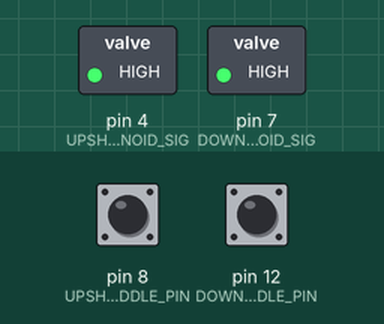
Recording of a sketch running on a simulated Arduino Uno, built with avr-gcc and run on an emulated ATmega328P. Parts: switched loads named in the sketch (green lamp = pin HIGH). Dashed ring = blinking. The test bench sets the inputs (shaded band); at power-on: pin 12 (DOWNSHIFT_PADDLE_PIN) HIGH, pin 8 (UPSHIFT_PADDLE_PIN) HIGH.

Above: at 1.2 s.
1.3 s: pin 12 (DOWNSHIFT_PADDLE_PIN) pulled LOW for 1 s
At 1.47 s:
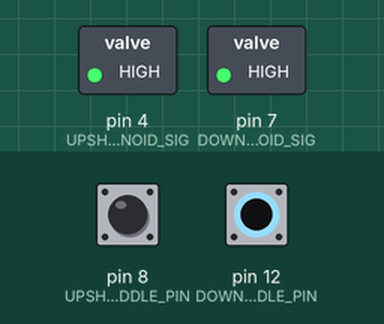
3.8 s: pin 8 (UPSHIFT_PADDLE_PIN) pulled LOW for 0.15 s
At 5.0 s:
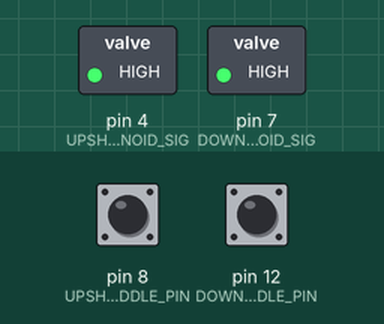
5.4 s: pin 12 (DOWNSHIFT_PADDLE_PIN) pulled LOW for 3.2 s
At 5.57 s:
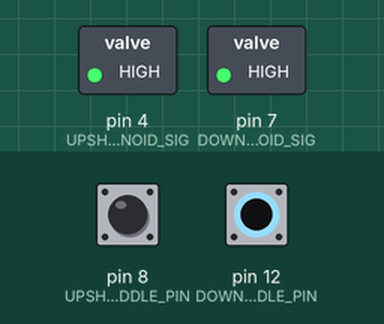
Timing chart, 0 to 10.1 s (numbered marks = the images above; inputs shaded):
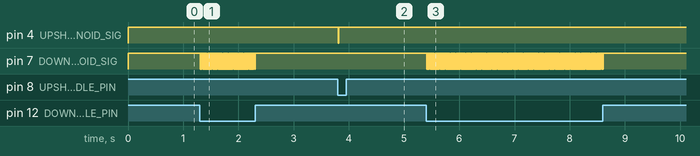

Measured:
- after the input at 1.3 s, pin 7 (DOWNSHIFT_SOLENOID_SIG): alternates HIGH for 0.01 s and LOW for 0.01 s, 100 changes in all, then stays HIGH, starting at once
- after the input at 3.8 s, pin 4 (UPSHIFT_SOLENOID_SIG): HIGH → LOW at once, → HIGH 0.01 s later
- after the input at 5.4 s, pin 7 (DOWNSHIFT_SOLENOID_SIG): alternates HIGH for 0.01 s and LOW for 0.01 s, 320 changes in all, then stays HIGH, starting at once

The sketch:

f26_shifting.ino
```cpp
// Define Pinout
#define UPSHIFT_PADDLE_PIN 8
//#define DOWNSHIFT_BUTTON_PIN 2
#define DOWNSHIFT_PADDLE_PIN 12
#define UPSHIFT_SOLENOID_SIG 4 //Should be correct pin
#define DOWNSHIFT_SOLENOID_SIG 7 //Should be correct pin

// How long a paddle has to be pressed to register and shift
#define BUTTON_HOLD_TIME_MS 10

// How long to hold the solenoid signal low for
#define SOLENOID_SIGNAL_TIME_MS 10

bool upshift_paddle_still_pressed = false;
//bool downshift_button_still_pressed = false;
bool downshift_paddle_still_pressed = false;

int upshift_paddle_pressed_time = 0;
int downshift_paddle_pressed_time = 0;

void setup() {
  pinMode(UPSHIFT_PADDLE_PIN, INPUT_PULLUP);
//  pinMode(DOWNSHIFT_BUTTON_PIN, INPUT_PULLUP);
  pinMode(DOWNSHIFT_PADDLE_PIN, INPUT_PULLUP);

  pinMode(UPSHIFT_SOLENOID_SIG, OUTPUT);
  pinMode(DOWNSHIFT_SOLENOID_SIG, OUTPUT);

  digitalWrite(UPSHIFT_SOLENOID_SIG, HIGH);
  digitalWrite(DOWNSHIFT_SOLENOID_SIG, HIGH);

}

// Perform an updshift
void upshift(void)
{
  digitalWrite(UPSHIFT_SOLENOID_SIG, LOW);
  delay(SOLENOID_SIGNAL_TIME_MS);
  digitalWrite(UPSHIFT_SOLENOID_SIG, HIGH);
}

// Perform a downshift
void downshift(void)
{
  digitalWrite(DOWNSHIFT_SOLENOID_SIG, LOW);
  delay(SOLENOID_SIGNAL_TIME_MS);
  digitalWrite(DOWNSHIFT_SOLENOID_SIG, HIGH);
}

void loop() {

  // Upshift if paddle is presed and hasn't shifted already for the press
  if((!upshift_paddle_still_pressed) && (digitalRead(UPSHIFT_PADDLE_PIN) == LOW))
  {
    // Only shift if the paddle is held for BUTTON_HOLD_TIME_MS milliseconds
    delay(BUTTON_HOLD_TIME_MS);
    if(digitalRead(UPSHIFT_PADDLE_PIN) == LOW)
    {
      upshift();
      upshift_paddle_still_pressed = true;
    }
  }
  else if(digitalRead(UPSHIFT_PADDLE_PIN) == HIGH)
  {
    upshift_paddle_still_pressed = false;
  }

  // Downshift if button is presed and hasn't shifted already for the press
//  if((!downshift_button_still_pressed) && (digitalRead(DOWNSHIFT_BUTTON_PIN) == LOW))
//  {
//    downshift();
//    downshift_button_still_pressed = true;
//  }
//  else if(digitalRead(DOWNSHIFT_BUTTON_PIN) == HIGH)
//  {
//    downshift_button_still_pressed = false;
//  }

  // Downshift if paddle is presed and hasn't shifted already for the press
  if((!upshift_paddle_still_pressed) && (digitalRead(DOWNSHIFT_PADDLE_PIN) == LOW))
  {
    // Only shift if the paddle is held for BUTTON_HOLD_TIME_MS milliseconds
    delay(BUTTON_HOLD_TIME_MS);
    if(digitalRead(DOWNSHIFT_PADDLE_PIN) == LOW)
    {
      downshift();
      downshift_paddle_still_pressed = true;
    }
  }
  else if(digitalRead(DOWNSHIFT_PADDLE_PIN) == HIGH)
  {
    downshift_paddle_still_pressed = false;
  }

}
```
